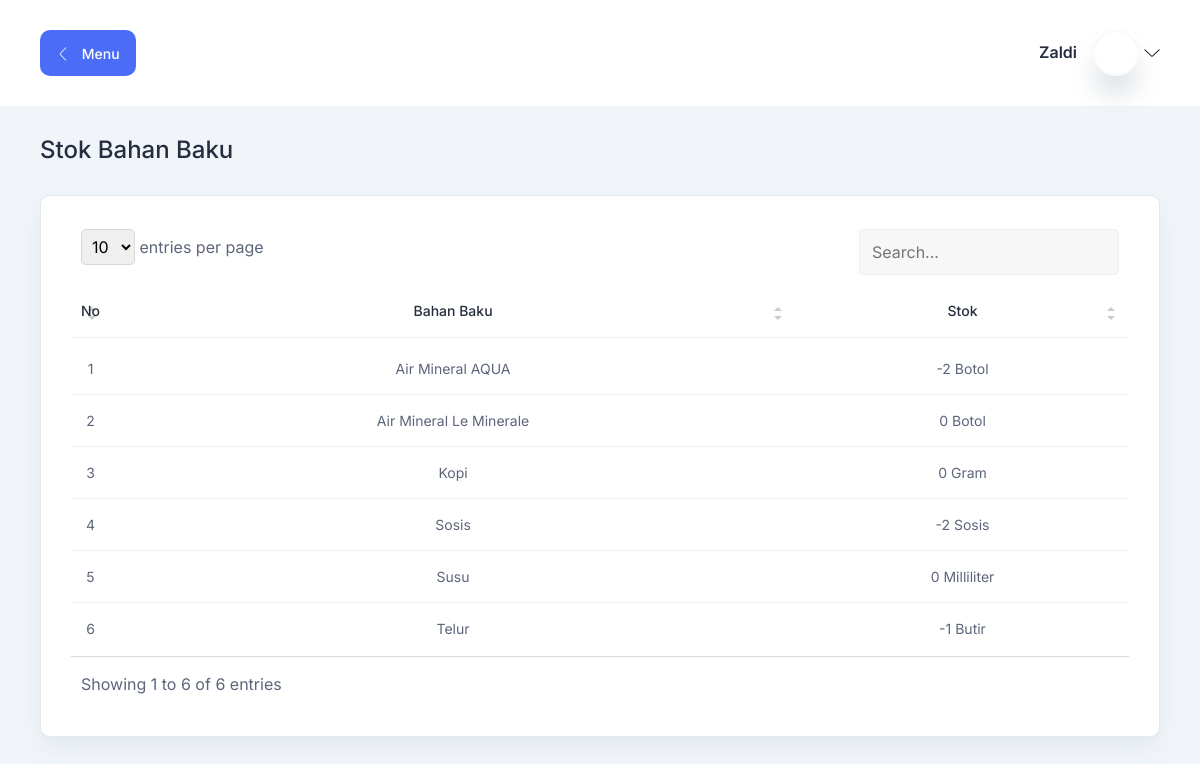
The app's page /index.php?h=stok_bahan_baku (signed in) with its own data.
### tables this page shows
CREATE TABLE `bahan_baku`(
    `id` BIGINT UNSIGNED AUTO_INCREMENT,
    `nama` VARCHAR(255) UNIQUE,
    `satuan` VARCHAR(255),
    PRIMARY KEY(`id`)
);

### halaman/stok_bahan_baku/index.php (the view, shortened to what this page needs)
<section class="table-components">
    <div class="container-fluid">
        <div class="title-wrapper pt-30">
            <div class="row align-items-center">
                <div class="col">
                    <div class="title mb-30">
                        <h3>Stok Bahan Baku</h3>
                    </div>
                </div>
            </div>
        </div>
        <div class="tables-wrapper">
            <div class="row">
                <div class="col-lg-12">
                    <div class="card-style mb-30">
                        <div class="table-responsive">
                            <table id="table" class="table">
                                <thead>
                                    <tr>
                                        <th class="text-center fit">
                                            <h6>No</h6>
                                        </th>
                                        <th class="text-center">
                                            <h6>Bahan Baku</h6>
                                        </th>
                                        <th class="text-center">
                                            <h6>Stok</h6>
                                        </th>
                                    </tr>
                                </thead>
                                <?php
                                $q = "
                                SELECT
                                    bb.*,
                                    (
                                        (
                                            SELECT
                                                IFNULL(SUM(p.jumlah), 0)
                                            FROM
                                                penyuplaian p
                                            INNER JOIN
                                                pemasok_bahan_baku pbb
                                            ON
                                                pbb.id=p.id_pemasok_bahan_baku
                                            WHERE
                                                pbb.id_bahan_baku=bb.id
                                        )
                                        -
                                        (
                                            SELECT
                                                IFNULL(SUM(bbd.jumlah * dp.jumlah), 0)
                                            FROM
                                                detail_penjualan dp
                                            INNER JOIN
                                                bahan_baku_digunakan bbd
                                            ON
                                                dp.id=bbd.id_detail_penjualan
                                            WHERE
                                                bbd.id_bahan_baku=bb.id
                                        )
                                    ) jumlah
                                FROM
                                    bahan_baku bb
                                ORDER BY
                                    bb.nama;
                                ";
                                $result = $conn->query($q);
                                $no = 1;
                                ?>
                                <tbody>
                                    <?php if ($result->num_rows) : ?>
                                        <?php while ($row = $result->fetch_assoc()) : ?>
                                            <tr>
                                                <td class="text-center fit">
                                                    <p><?= $no++; ?></p>
                                                </td>
                                                <td class="text-center">
                                                    <p><?= $row['nama']; ?></p>
                                                </td>
                                                <td class="text-center">
                                                    <p><?= $row['jumlah']; ?> <?= $row['satuan']; ?></p>
                                                </td>
                                            </tr>
                                        <?php endwhile; ?>
                                    <?php else : ?>
                                        <tr>
                                            <td class="text-center" colspan="3">Data Kosong</td>
                                        </tr>
                                    <?php endif; ?>
                                </tbody>
                            </table>
                        </div>
                    </div>
                </div>
            </div>
        </div>
    </div>
</section>

### assets/css/fullcalendar.css (style rules this page uses)
:root { --fc-daygrid-event-dot-width: 8px; }
:root { --fc-list-event-dot-width: 10px; --fc-list-event-hover-bg-color: #f5f5f5; }

### assets/css/datatable.css (style rules this page uses)
.dataTable-table { max-width: 100%; width: 100%; border-spacing: 0; border-collapse: separate; }
.dataTable-table > tbody > tr > td, .dataTable-table > tbody > tr > th, .dataTable-table > tfoot > tr > td, .dataTable-table > tfoot > tr > th, .dataTable-table > thead > tr > td, .dataTable-table > thead > tr > th { vertical-align: top; padding: 8px 10px; }
.dataTable-table > thead > tr > th { vertical-align: bottom; text-align: left; border-bottom: 1px solid #d9d9d9; }
.dataTable-table th { vertical-align: bottom; text-align: left; }

### index.php (style rules this page uses)
.fit { width: 1%; white-space: nowrap; }

### records on screen
bahan_baku: nama "Air Mineral AQUA", jumlah "-2", satuan "Botol"
bahan_baku: nama "Air Mineral Le Minerale", jumlah "0", satuan "Botol"
bahan_baku: nama "Kopi", jumlah "0", satuan "Gram"
bahan_baku: nama "Sosis", jumlah "-2", satuan "Sosis"
bahan_baku: nama "Susu", jumlah "0", satuan "Milliliter"
bahan_baku: nama "Telur", jumlah "-1", satuan "Butir"

### other values on screen
$_SESSION['user']['nama'] "Zaldi"
